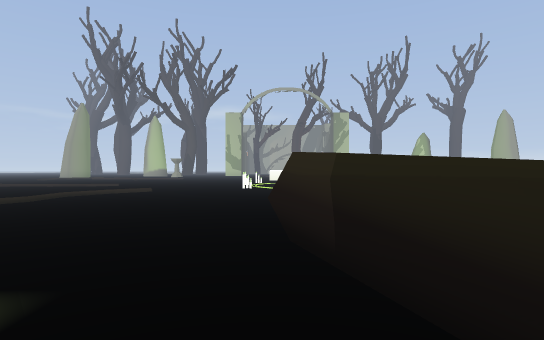
View 1 (above)

20 first-person views from a walk through a level from a Godot 3-D game. The camera is 1.2 m above the floor, looks level and sees 80° across. The floor is counted in squares, 2 m on a side. Each view is taken from the middle of a square. On the plan, view 1 faces up. The plan holds only what a view shows up to about 10 squares ahead; the rest is blank. The place goes on beyond the plan. Characters and animated objects are left out.

View 2
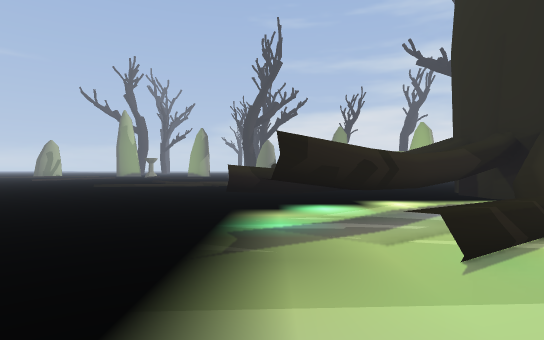

View 3
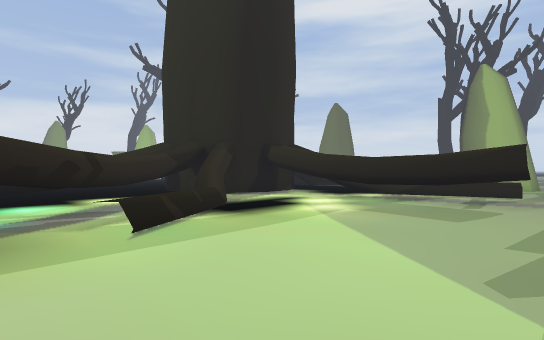

View 4
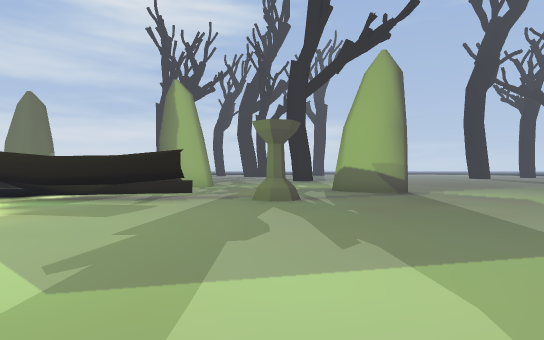

View 5
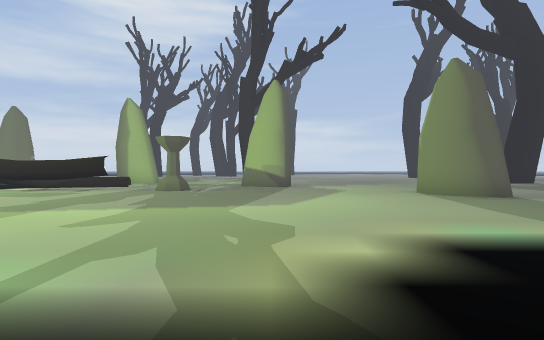

View 6
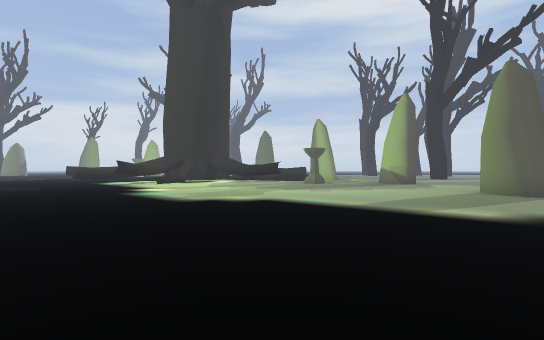

View 7
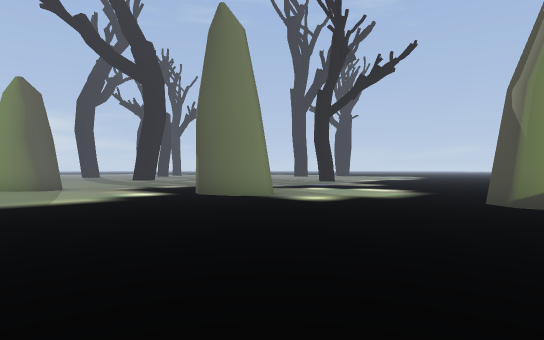

View 8
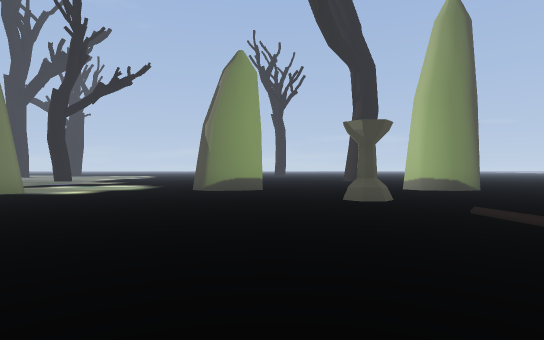

View 9
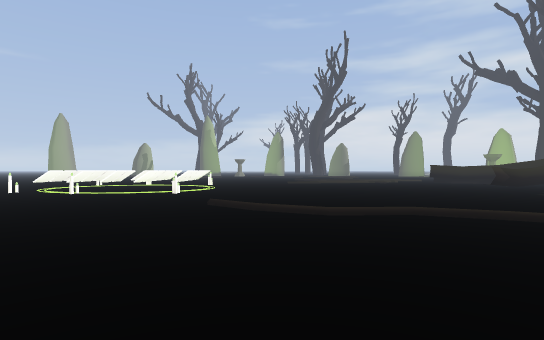

View 10
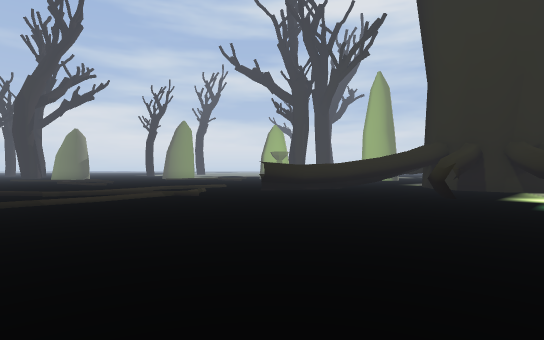

View 11
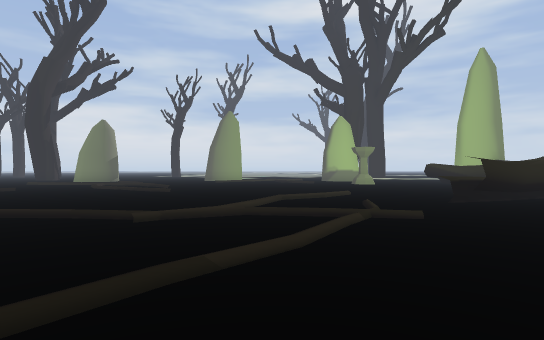

View 12
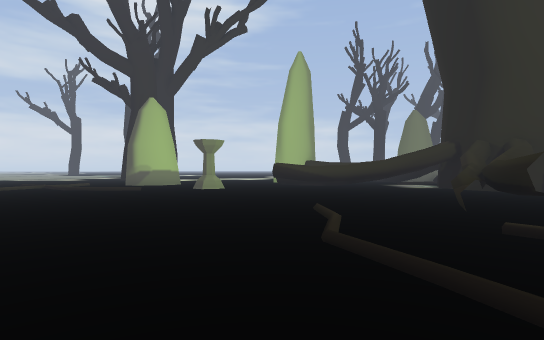

View 13
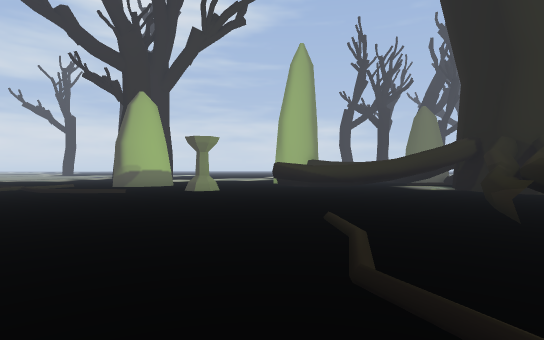

View 14
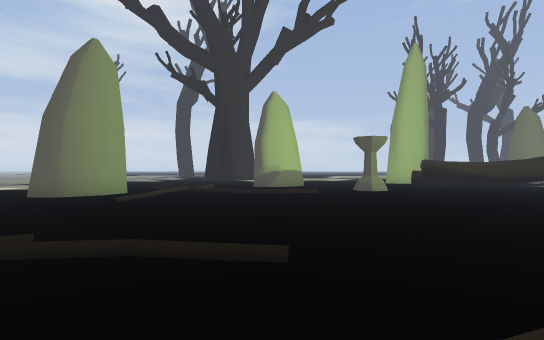

View 15
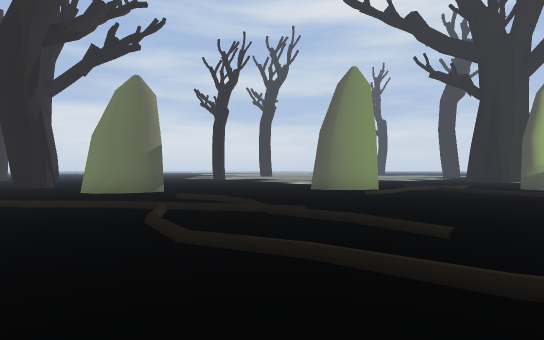

View 16
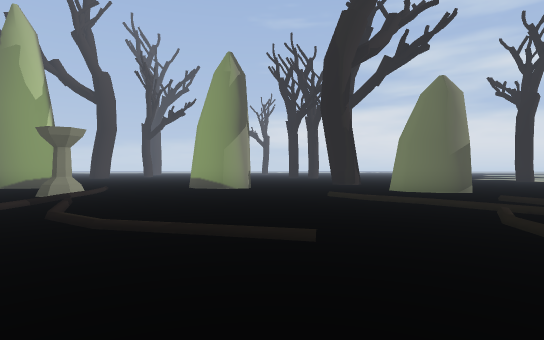

View 17
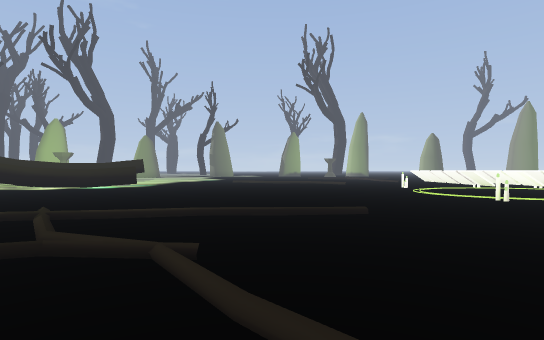

View 18
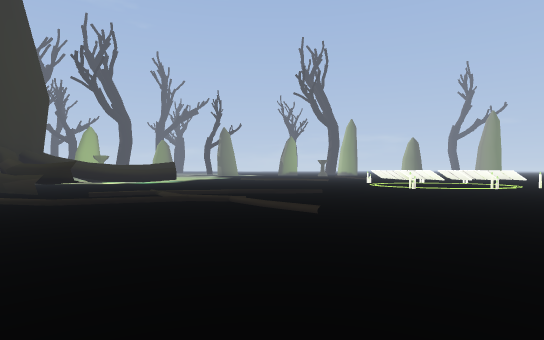

View 19
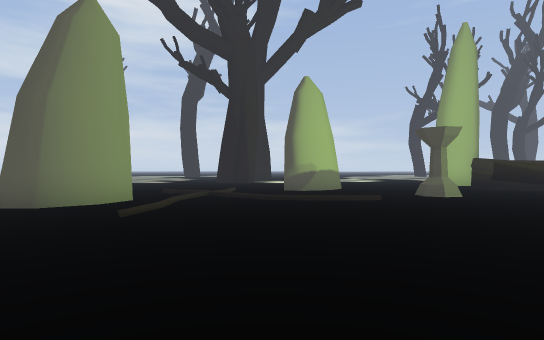

View 20
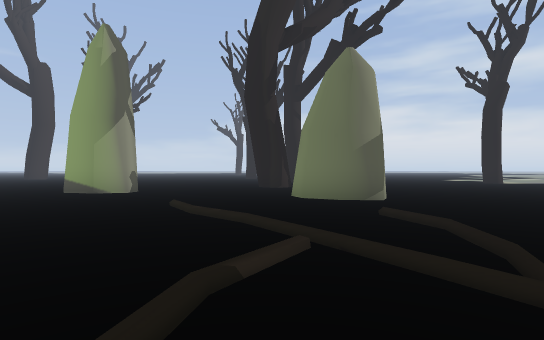

### Floor plan
Key: @ floor where view 1 was taken; # wall or solid block; . floor; / step, stairs or slope; = window, fence, low wall or low ledge; ^ raised ledge; T thing the floor can be seen under or through.
Columns run from 24 left of view 1 to 23 right of it. Each row starts with its distance up from view 1.
 11    ...#....       ......^^^^.....          ..#..
 10    ........      ......#....#......      .......
  9    ........  /   ...................    ........
  8    #.......    . ...................    ........
  7    #.......       ..................    ........
  6 .............     ..............................
  5 ................................................
  4 ................... ..........///..........//...
  3  ..................  ................././///....
  2   ...#..................#.............////....#
  1      #................#.#^...#............/...#
  0      ...............=.#.@^...#^.................
 -1      ................^##.^...^..................
 -2       ................^### .##.........../......
 -3        .#.............=######............/......
 -4       ..##..............####............./##..
 -5          .........TTTTT##  ###.........// .
 -6          .......#......##  ####^...#....//.
 -7          ....... ..#==##       ^##....../
 -8          ....##. .=/            =# ..##..
 -9          ....    ..

Where each view was taken, in squares from view 1:
view 1: 0 up, 0 right, facing up
view 2: 1 up, 6 left, facing right
view 3: 1 up, 7 left, facing down-right
view 4: 1 up, 8 left, facing down
view 5: 4 up, 11 left, facing down
view 6: 6 up, 17 left, facing down-right
view 7: 8 up, 14 left, facing down-left
view 8: 9 up, 11 left, facing left
view 9: 8 up, 9 left, facing right
view 10: 7 up, 1 left, facing down-right
view 11: 7 up, 4 right, facing down-right
view 12: 5 up, 9 right, facing down
view 13: 4 up, 9 right, facing down
view 14: 4 up, 14 right, facing down
view 15: 5 up, 13 right, facing down-right
view 16: 6 up, 13 right, facing right
view 17: 6 up, 10 right, facing left
view 18: 6 up, 14 right, facing left
view 19: 2 up, 15 right, facing down
view 20: 3 up, 15 right, facing right
